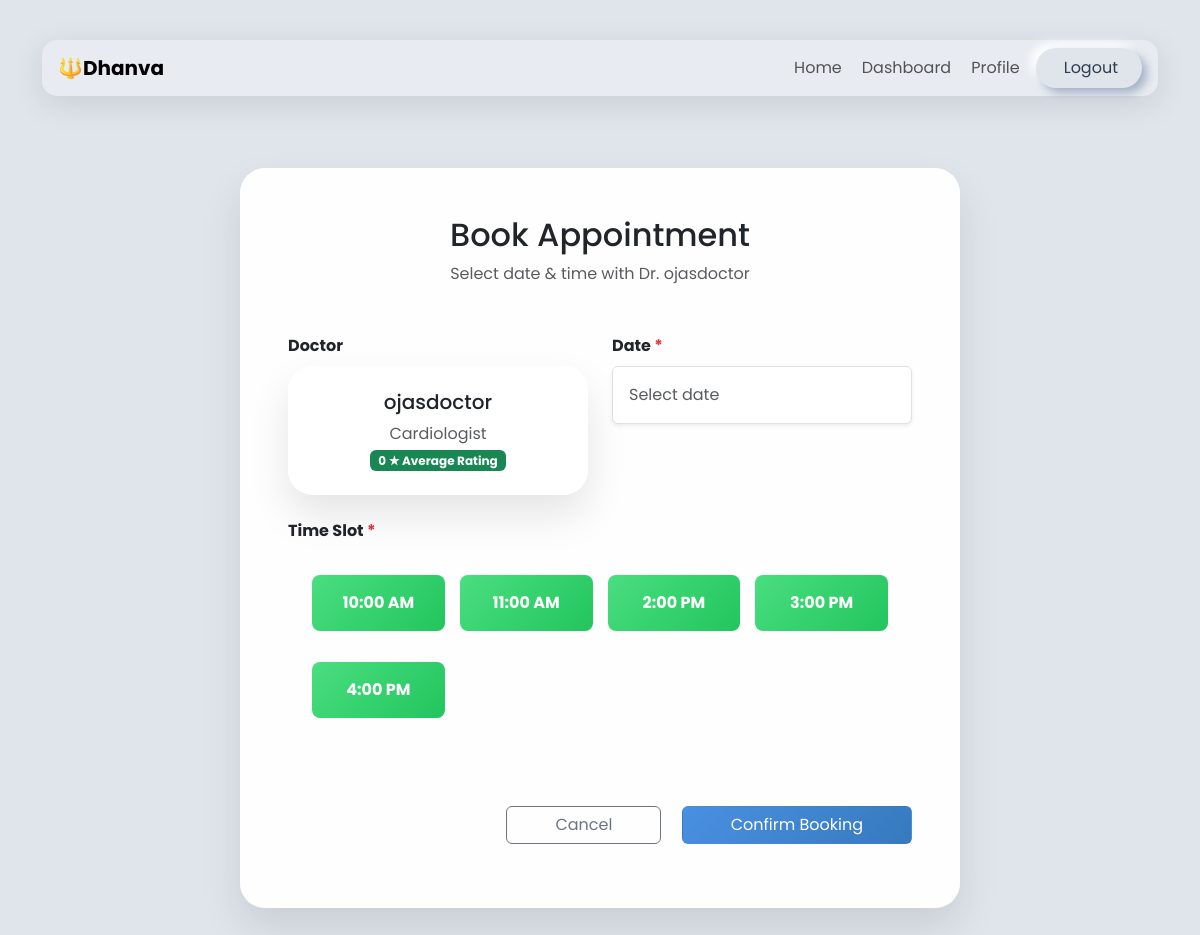
Screenshot of /patient/book-appointment/ojasdoctor/ (signed in) with the database file from the repository.
### main_app/models.py (models this page shows)
class doctor(models.Model):
    user = models.OneToOneField(User, on_delete=models.CASCADE, primary_key=True)
    is_patient = models.BooleanField(default=False)
    is_doctor = models.BooleanField(default=True)
    name = models.CharField(max_length = 50)
    dob = models.DateField()
    address = models.CharField(max_length = 100)
    mobile_no = models.CharField(max_length = 15)
    gender = models.CharField(max_length = 10)
    registration_no = models.CharField(max_length = 20)
    year_of_registration = models.DateField()
    qualification = models.CharField(max_length = 20)
    State_Medical_Council = models.CharField(max_length = 30)
    specialization = models.CharField(max_length = 30)
    rating = models.IntegerField(default=0)

### main_app/views.py (the view, shortened to what this page needs)
# urls.py: path('patient/book-appointment/<str:doctorusername>/', views.book_appointment, name='book_appointment'),
def book_appointment(request, doctorusername):
    if request.user.is_authenticated and hasattr(request.user, 'patient'):
        doctor_obj = doctor.objects.get(user__username=doctorusername)
        patient_obj = request.user.patient
        available_slots = ['10:00 AM', '11:00 AM', '2:00 PM', '3:00 PM', '4:00 PM']
        return render(request, 'patient/book_appointment.html', {
            'doctor': doctor_obj,
            'available_slots': available_slots
        })
    return redirect('home')

### templates/patient/book_appointment.html (shortened to what this page needs)
{% extends "basic.html" %}
{% load static %}
{% block head %}
<link rel="stylesheet" href="{% static 'patient/patient_ui/prof.css' %}">
<link rel="stylesheet" href="https://cdn.jsdelivr.net/npm/flatpickr/dist/flatpickr.min.css">
{% endblock %}
{% block body %}
<div class="container py-5">
    <div class="row justify-content-center">
        <div class="col-lg-8">
            <div class="glass-card p-5">
                <div class="text-center mb-5">
                    <h2> Book Appointment</h2>
                    <p class="text-muted">Select date & time with Dr. {{ doctor.name }}</p>
                </div>
                <form method="post" action="{% url 'book_appointment' %}">
                    <div class="row">
                        <div class="col-md-6 mb-4">
                            <label class="form-label fw-bold">Doctor</label>
                            <div class="p-4 text-center glass-card">
                                <h5>{{ doctor.name }}</h5>
                                <p class="text-muted mb-1">{{ doctor.specialization }}</p>
                                <span class="badge bg-success">{{ doctor.rating }} ★ Average Rating</span>
                            </div>
                        </div>
                        <div class="col-md-6 mb-4">
                            <label class="form-label fw-bold">Date <span class="text-danger">*</span></label>
                            <input type="text" class="form-control p-3 border-radius-20 shadow-sm" id="appointment_date" name="appointment_date" placeholder="Select date" required>
                        </div>
                    </div>
                    <div class="mb-5">
                        <label class="form-label fw-bold">Time Slot <span class="text-danger">*</span></label>
                        <div class="time-slots p-4" id="time_slots">
                            {% for slot in available_slots %}
                            <button type="button" class="slot-available p-3 rounded-3 fw-bold mb-3 slot-btn" data-slot="{{ slot }}" style="border: none; cursor: pointer;">
                                {{ slot }}
                            </button>
                            {% endfor %}
                        </div>
                    </div>
                    <div class="text-end">
                        <a href="{% url 'doctor_ui' %}" class="btn btn-outline-secondary px-5 me-3">Cancel</a>
                        <button type="submit" class="btn glass-btn px-5" style="background: linear-gradient(135deg, #4a90e2, #357abd); color: white;">
                            Confirm Booking
                        </button>
                    </div>
                </form>
            </div>
        </div>
    </div>
</div>
{% endblock %}

### templates/basic.html (style rules this page uses)
:root { --bg-primary: #e0e5ec; --shadow-dark: #a3b1c6; --shadow-light: #ffffff; --text-primary: #2c3e50; --text-muted: #7f8c8d; --glass-bg: rgba(255, 255, 255, 0.25); --banner-gradient: linear-gradient(90deg, #2c3e50, #34495e, #2c3e50); }
body { font-family: 'Poppins', sans-serif; background: var(--bg-primary); animation: fadeIn 0.6s ease; }

### templates/patient/book_appointment.html (style rules this page uses)
.glass-card { background: rgba(255,255,255,0.95); backdrop-filter: blur(20px); border-radius: 25px; box-shadow: 0 20px 40px rgba(0,0,0,0.1); }
.time-slots { display: grid; grid-template-columns: repeat(auto-fit, minmax(120px, 1fr)); gap: 15px; }
.slot-available { background: linear-gradient(135deg, #4ade80, #22c55e); color: white; }

### rows the page displays
doctor: name "ojasdoctor", specialization "Cardiologist", rating "0"

### other values shown
{{ slot }} "10:00 AM" "11:00 AM" "2:00 PM" "3:00 PM" "4:00 PM"
